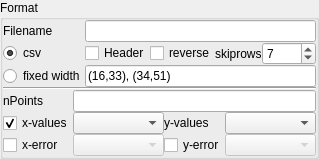
<?xml version="1.0" encoding="UTF-8"?>
<ui version="4.0">
 <class>Form</class>
 <widget class="QWidget" name="Form">
  <property name="geometry">
   <rect>
    <x>0</x>
    <y>0</y>
    <width>312</width>
    <height>140</height>
   </rect>
  </property>
  <property name="windowTitle">
   <string>Form</string>
  </property>
  <layout class="QVBoxLayout" name="verticalLayout">
   <property name="spacing">
    <number>0</number>
   </property>
   <property name="margin">
    <number>0</number>
   </property>
   <item>
    <widget class="QGroupBox" name="groupBox">
     <property name="title">
      <string>Format</string>
     </property>
     <layout class="QGridLayout" name="gridLayout">
      <property name="margin">
       <number>0</number>
      </property>
      <property name="spacing">
       <number>0</number>
      </property>
      <item row="9" column="0" colspan="5">
       <widget class="QWidget" name="widget" native="true">
        <layout class="QVBoxLayout" name="verticalLayout_2">
         <property name="spacing">
          <number>0</number>
         </property>
         <property name="margin">
          <number>0</number>
         </property>
         <item>
          <layout class="QGridLayout" name="gridLayout_2">
           <property name="spacing">
            <number>0</number>
           </property>
           <item row="1" column="0">
            <widget class="QCheckBox" name="checkBox">
             <property name="sizePolicy">
              <sizepolicy hsizetype="Fixed" vsizetype="Fixed">
               <horstretch>0</horstretch>
               <verstretch>0</verstretch>
              </sizepolicy>
             </property>
             <property name="text">
              <string>x-values</string>
             </property>
             <property name="checked">
              <bool>true</bool>
             </property>
            </widget>
           </item>
           <item row="1" column="1">
            <widget class="QComboBox" name="comboBox">
             <property name="editable">
              <bool>false</bool>
             </property>
            </widget>
           </item>
           <item row="0" column="0">
            <widget class="QLabel" name="label_5">
             <property name="text">
              <string>nPoints</string>
             </property>
            </widget>
           </item>
           <item row="1" column="2">
            <widget class="QLabel" name="label_3">
             <property name="sizePolicy">
              <sizepolicy hsizetype="Fixed" vsizetype="Preferred">
               <horstretch>0</horstretch>
               <verstretch>0</verstretch>
              </sizepolicy>
             </property>
             <property name="text">
              <string>y-values</string>
             </property>
            </widget>
           </item>
           <item row="1" column="3">
            <widget class="QComboBox" name="comboBox_2">
             <property name="editable">
              <bool>false</bool>
             </property>
            </widget>
           </item>
           <item row="0" column="1" colspan="3">
            <widget class="QLineEdit" name="lineEdit_9">
             <property name="enabled">
              <bool>true</bool>
             </property>
             <property name="readOnly">
              <bool>true</bool>
             </property>
            </widget>
           </item>
           <item row="2" column="0">
            <widget class="QCheckBox" name="checkBox_3">
             <property name="sizePolicy">
              <sizepolicy hsizetype="Fixed" vsizetype="Fixed">
               <horstretch>0</horstretch>
               <verstretch>0</verstretch>
              </sizepolicy>
             </property>
             <property name="layoutDirection">
              <enum>Qt::LeftToRight</enum>
             </property>
             <property name="text">
              <string>x-error</string>
             </property>
            </widget>
           </item>
           <item row="2" column="1">
            <widget class="QComboBox" name="comboBox_3">
             <property name="enabled">
              <bool>false</bool>
             </property>
             <property name="editable">
              <bool>false</bool>
             </property>
            </widget>
           </item>
           <item row="2" column="2">
            <widget class="QCheckBox" name="checkBox_4">
             <property name="sizePolicy">
              <sizepolicy hsizetype="Fixed" vsizetype="Fixed">
               <horstretch>0</horstretch>
               <verstretch>0</verstretch>
              </sizepolicy>
             </property>
             <property name="layoutDirection">
              <enum>Qt::LeftToRight</enum>
             </property>
             <property name="text">
              <string>y-error</string>
             </property>
            </widget>
           </item>
           <item row="2" column="3">
            <widget class="QComboBox" name="comboBox_4">
             <property name="enabled">
              <bool>false</bool>
             </property>
             <property name="editable">
              <bool>false</bool>
             </property>
            </widget>
           </item>
          </layout>
         </item>
        </layout>
       </widget>
      </item>
      <item row="3" column="3">
       <widget class="QLabel" name="label">
        <property name="text">
         <string>skiprows</string>
        </property>
       </widget>
      </item>
      <item row="3" column="4">
       <widget class="QSpinBox" name="spinBox">
        <property name="maximum">
         <number>9999</number>
        </property>
        <property name="value">
         <number>7</number>
        </property>
       </widget>
      </item>
      <item row="1" column="1" colspan="4">
       <widget class="QLineEdit" name="lineEdit_8">
        <property name="enabled">
         <bool>true</bool>
        </property>
        <property name="dragEnabled">
         <bool>false</bool>
        </property>
        <property name="readOnly">
         <bool>true</bool>
        </property>
        <property name="cursorMoveStyle">
         <enum>Qt::VisualMoveStyle</enum>
        </property>
       </widget>
      </item>
      <item row="7" column="0">
       <widget class="QRadioButton" name="radioButton">
        <property name="text">
         <string>fixed width</string>
        </property>
        <property name="checked">
         <bool>false</bool>
        </property>
       </widget>
      </item>
      <item row="8" column="0" colspan="5">
       <widget class="Line" name="line_2">
        <property name="orientation">
         <enum>Qt::Horizontal</enum>
        </property>
       </widget>
      </item>
      <item row="1" column="0">
       <widget class="QLabel" name="label_2">
        <property name="text">
         <string>Filename</string>
        </property>
       </widget>
      </item>
      <item row="3" column="0">
       <widget class="QRadioButton" name="radioButton_2">
        <property name="text">
         <string>csv</string>
        </property>
        <property name="checked">
         <bool>true</bool>
        </property>
       </widget>
      </item>
      <item row="3" column="1">
       <widget class="QCheckBox" name="checkBox_2">
        <property name="enabled">
         <bool>true</bool>
        </property>
        <property name="text">
         <string>Header</string>
        </property>
        <property name="checked">
         <bool>false</bool>
        </property>
       </widget>
      </item>
      <item row="7" column="1" colspan="4">
       <widget class="QLineEdit" name="lineEdit">
        <property name="text">
         <string>(16,33), (34,51)</string>
        </property>
       </widget>
      </item>
      <item row="3" column="2">
       <widget class="QCheckBox" name="checkBox_5">
        <property name="text">
         <string>reverse</string>
        </property>
       </widget>
      </item>
     </layout>
    </widget>
   </item>
  </layout>
  <action name="actionUseHeader">
   <property name="text">
    <string>UseHeader</string>
   </property>
  </action>
  <action name="actionSkiprows">
   <property name="text">
    <string>Skiprows</string>
   </property>
  </action>
  <action name="actionColspecs">
   <property name="text">
    <string>colspecs</string>
   </property>
  </action>
  <action name="actionCsvType">
   <property name="text">
    <string>csvType</string>
   </property>
  </action>
  <action name="actionSetError">
   <property name="text">
    <string>setErrorX</string>
   </property>
  </action>
  <action name="actionReverseData">
   <property name="text">
    <string>ReverseData</string>
   </property>
  </action>
 </widget>
 <resources/>
 <connections>
  <connection>
   <sender>checkBox_3</sender>
   <signal>toggled(bool)</signal>
   <receiver>comboBox_3</receiver>
   <slot>setEnabled(bool)</slot>
   <hints>
    <hint type="sourcelabel">
     <x>38</x>
     <y>126</y>
    </hint>
    <hint type="destinationlabel">
     <x>111</x>
     <y>126</y>
    </hint>
   </hints>
  </connection>
  <connection>
   <sender>checkBox_4</sender>
   <signal>toggled(bool)</signal>
   <receiver>comboBox_4</receiver>
   <slot>setEnabled(bool)</slot>
   <hints>
    <hint type="sourcelabel">
     <x>174</x>
     <y>126</y>
    </hint>
    <hint type="destinationlabel">
     <x>237</x>
     <y>126</y>
    </hint>
   </hints>
  </connection>
  <connection>
   <sender>checkBox</sender>
   <signal>toggled(bool)</signal>
   <receiver>comboBox</receiver>
   <slot>setEnabled(bool)</slot>
   <hints>
    <hint type="sourcelabel">
     <x>38</x>
     <y>106</y>
    </hint>
    <hint type="destinationlabel">
     <x>111</x>
     <y>106</y>
    </hint>
   </hints>
  </connection>
  <connection>
   <sender>checkBox_2</sender>
   <signal>toggled(bool)</signal>
   <receiver>actionUseHeader</receiver>
   <slot>trigger()</slot>
   <hints>
    <hint type="sourcelabel">
     <x>107</x>
     <y>43</y>
    </hint>
    <hint type="destinationlabel">
     <x>-1</x>
     <y>-1</y>
    </hint>
   </hints>
  </connection>
  <connection>
   <sender>spinBox</sender>
   <signal>valueChanged(QString)</signal>
   <receiver>actionSkiprows</receiver>
   <slot>trigger()</slot>
   <hints>
    <hint type="sourcelabel">
     <x>230</x>
     <y>43</y>
    </hint>
    <hint type="destinationlabel">
     <x>-1</x>
     <y>-1</y>
    </hint>
   </hints>
  </connection>
  <connection>
   <sender>lineEdit</sender>
   <signal>textChanged(QString)</signal>
   <receiver>actionColspecs</receiver>
   <slot>trigger()</slot>
   <hints>
    <hint type="sourcelabel">
     <x>169</x>
     <y>63</y>
    </hint>
    <hint type="destinationlabel">
     <x>-1</x>
     <y>-1</y>
    </hint>
   </hints>
  </connection>
  <connection>
   <sender>checkBox_3</sender>
   <signal>toggled(bool)</signal>
   <receiver>actionSetError</receiver>
   <slot>trigger()</slot>
   <hints>
    <hint type="sourcelabel">
     <x>30</x>
     <y>127</y>
    </hint>
    <hint type="destinationlabel">
     <x>-1</x>
     <y>-1</y>
    </hint>
   </hints>
  </connection>
  <connection>
   <sender>checkBox_4</sender>
   <signal>toggled(bool)</signal>
   <receiver>actionSetError</receiver>
   <slot>trigger()</slot>
   <hints>
    <hint type="sourcelabel">
     <x>163</x>
     <y>127</y>
    </hint>
    <hint type="destinationlabel">
     <x>-1</x>
     <y>-1</y>
    </hint>
   </hints>
  </connection>
  <connection>
   <sender>checkBox_5</sender>
   <signal>stateChanged(int)</signal>
   <receiver>actionReverseData</receiver>
   <slot>trigger()</slot>
   <hints>
    <hint type="sourcelabel">
     <x>164</x>
     <y>43</y>
    </hint>
    <hint type="destinationlabel">
     <x>-1</x>
     <y>-1</y>
    </hint>
   </hints>
  </connection>
 </connections>
</ui>
